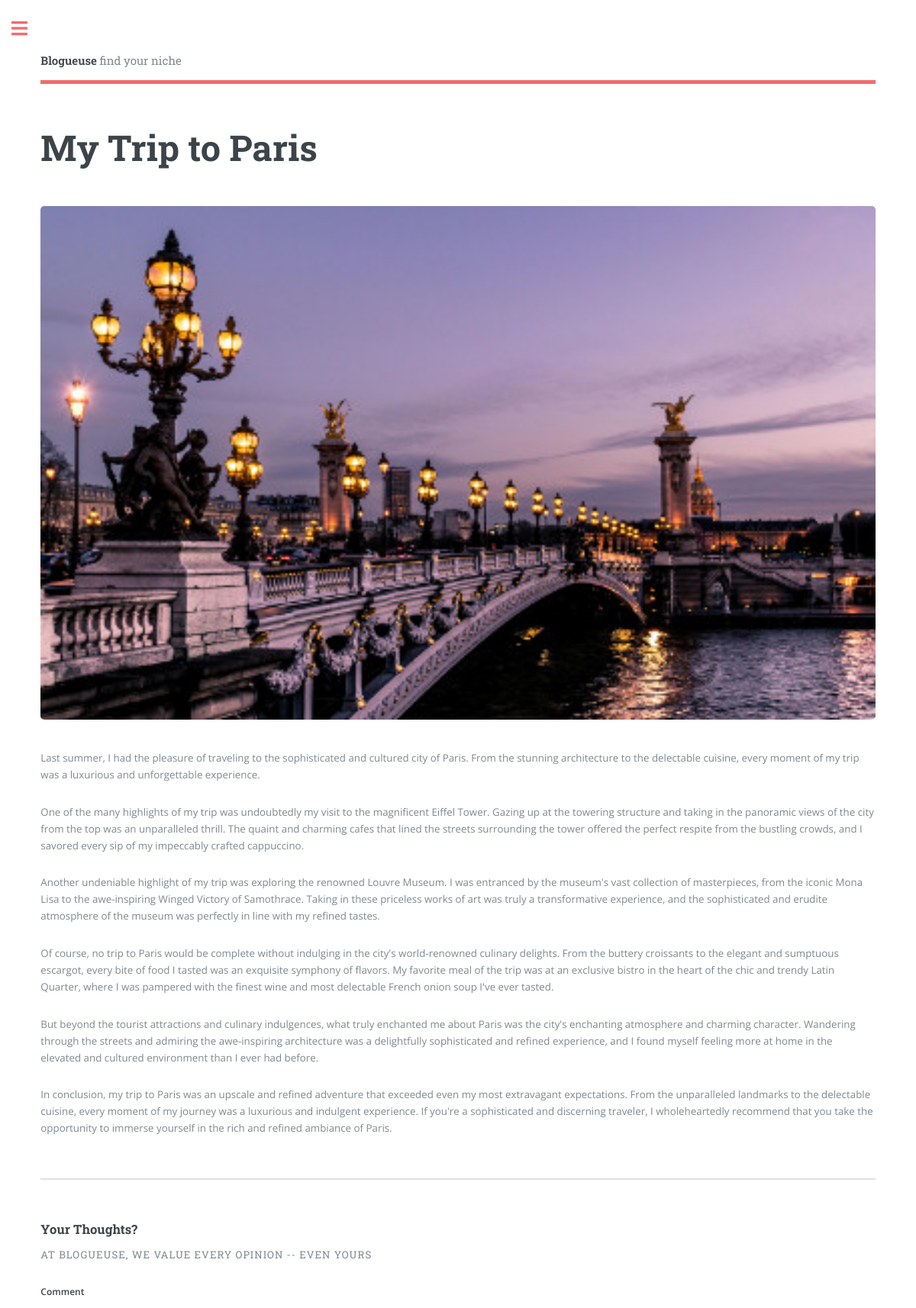
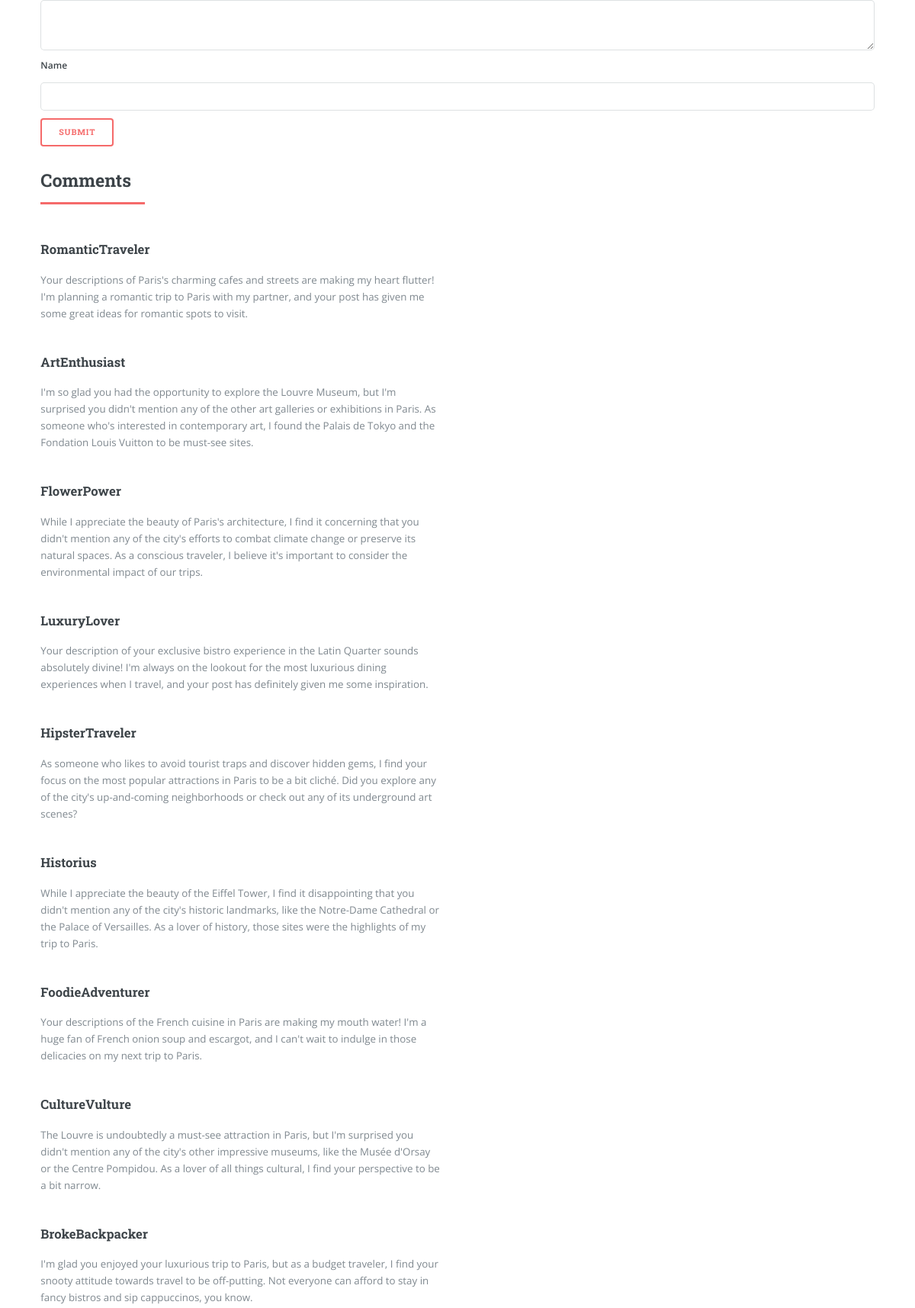
/posts/7 (upper part), run on the app's committed database (2 pictures, top to bottom).
### tables this page shows
CREATE TABLE Post (
        id INTEGER PRIMARY KEY,
        authorid INTEGER,
        title TEXT NOT NULL,
        preview TEXT,
        content TEXT NOT NULL,
        created_utc INTEGER NOT NULL,
        FOREIGN KEY (authorid) REFERENCES Author (id)
    );

CREATE TABLE Comment (
        id INTEGER PRIMARY KEY,
        postid INTEGER,
        author TEXT NOT NULL,
        content TEXT NOT NULL,
        created_utc INTEGER NOT NULL,
        FOREIGN KEY (postid) REFERENCES Post (id)
    );

### controllers/post.py (the view, shortened to what this page needs)
@post_blueprint.route('/posts/<int:post_id>', methods=['GET', 'POST'])
def show_post(post_id):
    form = CommentForm()
    form.post_id.data = post_id
    searchform = SearchForm()
    spotlight = get_spotlight_posts()
    selectedpost = BusinessLogicLayer.businesslogic.getposts(post_id)
    if not selectedpost:
        abort(404, "Sorry, we couldn't find the post you requested.")
    comments = BusinessLogicLayer.businesslogic.get_comments_by_post_id(post_id)
    selectedpost.addcomments(comments)
    return render_template('/postdetail.html', post=selectedpost, form=form, spotlight_topic = spotlight['topic'].name, spotlight_posts = spotlight['posts'],  searchform = searchform)

### forms.py
class CommentForm(FlaskForm):
    post_id = HiddenField('Post ID', validators=[DataRequired()])
    comment = TextAreaField('Comment', validators=[DataRequired(), Length(max=500), NoProfanity()])
    name = StringField('Name', validators=[Optional(), Length(max=50)])
    recaptcha = RecaptchaField()

class SearchForm(FlaskForm):
    query = StringField('Search', validators=[DataRequired(), Length(max=100)])
    submit = SubmitField('Search')

### BusinessLogicLayer/businesslogic.py (called while the page is built)
def populate_post_tags_and_author(post):
    tags = []
    posttags = DataAccessLayer.dataaccess.get_post_tags_by_postid(post.id)
    for posttag in posttags:
        tagid = int(posttag['tagid'])
        tag = DataAccessLayer.dataaccess.get_tags_by_id(tagid)
        tags.append(tag)
    post.addtags(tags)
    author = DataAccessLayer.dataaccess.get_authors(post.authorid)
    post.addauthor(author)

def getposts(id=None):
    posts = DataAccessLayer.dataaccess.get_posts(id)
    if(id):
        populate_post_tags_and_author(posts)
    else:
        for post in posts:
            populate_post_tags_and_author(post)
    return posts

def get_posts_by_tag(tagid):
    posttags = DataAccessLayer.dataaccess.get_post_tags_by_tagid(tagid)
    posts = []
    for posttag in posttags:
        postid = int(posttag['postid'])
        post = getposts(postid)
        posts.append(post)
    return posts

def get_comments_by_post_id(post_id):
    comments = DataAccessLayer.dataaccess.get_comments_by_post_id(post_id)
    sorted_comments = sorted(comments, key=lambda c: c.created_utc, reverse=True)
    return sorted_comments

def gettags(tagid=None):
    return DataAccessLayer.dataaccess.get_tags_by_id(tagid)

### DataAccessLayer/dataaccess.py (called while the page is built)
def get_authors(author_id=None):
    c = sqlite3.connect(dbname).cursor()
    if author_id:
        c.execute("SELECT id, name, role, bio FROM Author WHERE id=?", (author_id,))
        row = c.fetchone()
        if row is None:
            return None
        return Author(row[0], row[1], row[2], row[3])
    else:
        c.execute("SELECT id, name, role, bio FROM Author")
        rows = c.fetchall()
        return [Author(row[0], row[1], row[2], row[3]) for row in rows]

def get_comments_by_post_id(post_id):
    c = sqlite3.connect(dbname).cursor()
    c.execute("SELECT postid, id, author, content, created_utc FROM Comment WHERE postid=?", (post_id,))
    rows = c.fetchall()
    return [Comment(row[0], row[1], row[2], row[3], row[4]) for row in rows]

### models/Post.py (called while the page is built)
    def addtags(self, tags):
        self.tags = tags

### templates/postdetail.html (shortened to what this page needs)
<!DOCTYPE HTML>
<html>
<head>
	<link rel="stylesheet" href="{{ url_for('static', filename='assets/css/main.css') }}" />
	<link rel="stylesheet" href="{{ url_for('static', filename='csscustom/style.css') }}" />
</head>
<body class="is-preload">
	<div id="wrapper">
		<div id="main">
			<div class="inner">
				<header id="header">
					<a href="{{ url_for('home.index') }}" class="logo"><strong>Blogueuse</strong> find your niche</a>
				</header>
				<section>
					<header class="main">
						<h1>{{ post.title }}</h1>
					</header>
					<span class="image main"><img
							src="{{ url_for('static', filename='images/posts_large/' ~ post.id ~ '.jpg') }}"
							alt="" /></span>
					{% for block in post.content.split('\n\n') %}
					<p>{{ block }}</p>
					{% endfor %}
				</section>
				<section>
					<header>
						<h3>Your Thoughts?</h3>
						<p>At Blogueuse, we value every opinion -- even yours</p>
					</header>
					<section id="comment-form" class="alt">
						<form method="post" action="{{ url_for('post.show_post', post_id=post.id) }}">
							{{ form.comment.label }} {{ form.comment() }}
							{{ form.name.label(class_="field-name", style="padding-top: 10px;") }} {{ form.name(class_="field-name-box") }}
							<input type="submit" value="Submit" style="margin-top: 10px;">
						</form>
					</section>
					<header class="major">
						<h2>Comments</h2>
					</header>
					<div class="features">
						{% for comment in post.comments %}
						<article>
							<div class="content">
								<h3>{{comment.author}}</h3>
								<p>{{comment.content}}</p>
							</div>
						</article>
						<article></article>
						{% endfor %}
					</div>
				</section>
			</div>
		</div>
	</div>
</body>
</html>

### data on the page
Post: title "My Trip to Paris"
Comment: author "RomanticTraveler", content "Your descriptions of Paris's charming cafes and streets are making my heart flutter! I'm planning a romantic trip to Paris with my partner, and your post has given me some great ideas for romantic spots to visit."
Comment: author "ArtEnthusiast", content "I'm so glad you had the opportunity to explore the Louvre Museum, but I'm surprised you didn't mention any of the other art galleries or exhibitions in Paris. As someone who's interested in contemporary art, I found the Palais de Tokyo and the Fondation Louis Vuitton to be must-see sites."
Comment: author "FlowerPower", content "While I appreciate the beauty of Paris's architecture, I find it concerning that you didn't mention any of the city's efforts to combat climate change or preserve its natural spaces. As a conscious traveler, I believe it's important to consider the environmental impact of our trips."
Comment: author "LuxuryLover", content "Your description of your exclusive bistro experience in the Latin Quarter sounds absolutely divine! I'm always on the lookout for the most luxurious dining experiences when I travel, and your post has definitely given me some inspiration."
Comment: author "HipsterTraveler", content "As someone who likes to avoid tourist traps and discover hidden gems, I find your focus on the most popular attractions in Paris to be a bit cliché. Did you explore any of the city's up-and-coming neighborhoods or check out any of its underground art scenes?"
Comment: author "Historius", content "While I appreciate the beauty of the Eiffel Tower, I find it disappointing that you didn't mention any of the city's historic landmarks, like the Notre-Dame Cathedral or the Palace of Versailles. As a lover of history, those sites were the highlights of my trip to Paris."
Comment: author "FoodieAdventurer", content "Your descriptions of the French cuisine in Paris are making my mouth water! I'm a huge fan of French onion soup and escargot, and I can't wait to indulge in those delicacies on my next trip to Paris."
Comment: author "CultureVulture", content "The Louvre is undoubtedly a must-see attraction in Paris, but I'm surprised you didn't mention any of the city's other impressive museums, like the Musée d'Orsay or the Centre Pompidou. As a lover of all things cultural, I find your perspective to be a bit narrow."
Comment: author "BrokeBackpacker", content "I'm glad you enjoyed your luxurious trip to Paris, but as a budget traveler, I find your snooty attitude towards travel to be off-putting. Not everyone can afford to stay in fancy bistros and sip cappuccinos, you know."
